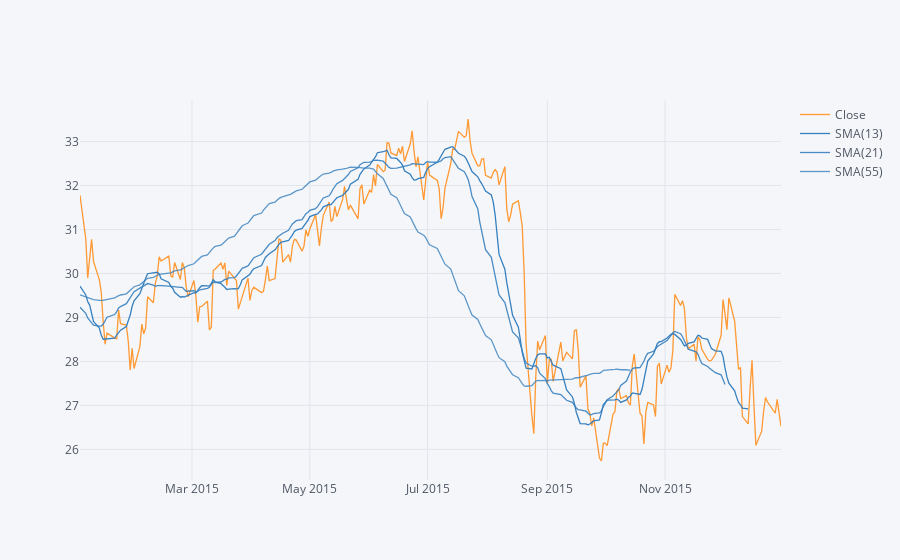

Here is the notebook cell this chart was saved with:
### Code cell
configure_plotly_browser_state()
MS['Close'].loc[MS.index >= pd.to_datetime('2015-01-01')].ta_plot(study='sma',periods=[13,21,55])

### Figure 1 — Plotly figure (JSON) as saved in the notebook; plotly's stock layout.template omitted (floating-point values rounded to 4 significant figures; data arrays with more than 128 entries replaced by an {"elided": "..."} marker saying what was removed)
{"data": [{"line": {"color": "rgba(255, 153, 51, 1.0)", "dash": "solid", "shape": "linear", "width": 1.3}, "mode": "lines", "name": "Close", "text": "", "type": "scatter", "x": {"elided": "252 str values"}, "y": {"elided": "252 float values"}}, {"line": {"color": "rgba(55, 128, 191, 1.0)", "dash": "solid", "shape": "linear", "width": 1.3}, "mode": "lines", "name": "SMA(13)", "text": "", "type": "scatter", "x": {"elided": "252 str values"}, "y": {"elided": "252 mixed values"}}, {"line": {"color": "rgba(55, 128, 191, 0.8999999999999999)", "dash": "solid", "shape": "linear", "width": 1.3}, "mode": "lines", "name": "SMA(21)", "text": "", "type": "scatter", "x": {"elided": "252 str values"}, "y": {"elided": "252 mixed values"}}, {"line": {"color": "rgba(55, 128, 191, 0.7999999999999998)", "dash": "solid", "shape": "linear", "width": 1.3}, "mode": "lines", "name": "SMA(55)", "text": "", "type": "scatter", "x": {"elided": "252 str values"}, "y": {"elided": "252 mixed values"}}], "layout": {"legend": {"bgcolor": "#F5F6F9", "font": {"color": "#4D5663"}}, "paper_bgcolor": "#F5F6F9", "plot_bgcolor": "#F5F6F9", "title": {"font": {"color": "#4D5663"}}, "xaxis": {"gridcolor": "#E1E5ED", "showgrid": true, "tickfont": {"color": "#4D5663"}, "title": {"font": {"color": "#4D5663"}, "text": ""}, "zerolinecolor": "#E1E5ED"}, "yaxis": {"gridcolor": "#E1E5ED", "showgrid": true, "tickfont": {"color": "#4D5663"}, "title": {"font": {"color": "#4D5663"}, "text": ""}, "zerolinecolor": "#E1E5ED"}}}
